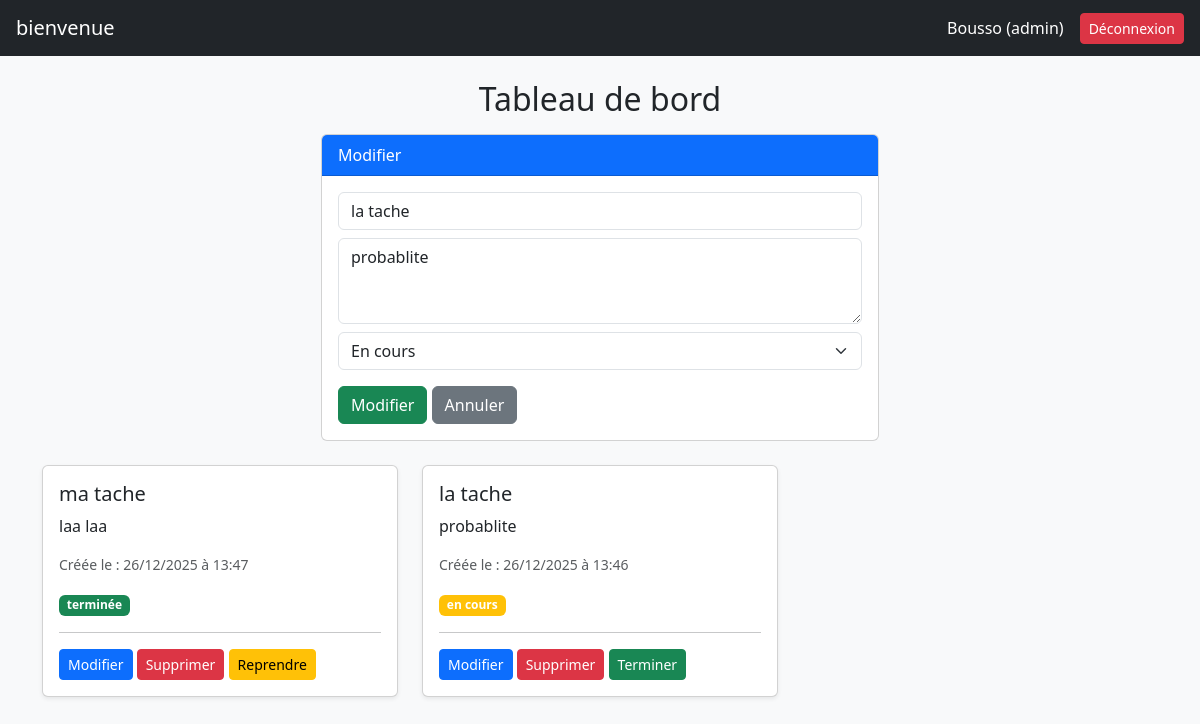
/index.php?modifier=1 (signed in), run on the app's committed database.
### tables this page shows
CREATE TABLE `tache` (
  `id_tache` int(11) NOT NULL,
  `titre` varchar(25) NOT NULL,
  `description` varchar(255) DEFAULT NULL,
  `statut` enum('en cours','terminée') DEFAULT 'en cours',
  `date_creation` datetime DEFAULT current_timestamp(),
  `id_utilisateur` int(11) DEFAULT NULL
);

### actions.php (called while the page is built, shortened)
<?php
include 'db.php';
$stmt = $pdo->prepare("SELECT * FROM tache ORDER BY date_creation DESC");
$stmt->execute();
$taches = $stmt->fetchAll();
if(isset($_GET['modifier'])){
    $id_tache = $_GET['modifier'];
    $stmt = $pdo->prepare("SELECT * FROM tache WHERE id_tache=?");
    $stmt->execute([$id_tache]);
    $tache_a_modifier = $stmt->fetch();
}
?>

### index.php (the view, shortened to what this page needs)
<?php include 'includes/header.php'; ?>
<?php include 'actions.php'; ?>
<!DOCTYPE html>
<html lang="fr">
<head>
<link href="https://cdn.jsdelivr.net/npm/bootstrap@5.3.2/dist/css/bootstrap.min.css" rel="stylesheet">
</head>
<body class="bg-light">
<div class="container mt-4">
<h2 class="mb-3 text-center">Tableau de bord</h2>
<div class="card mb-4 col-md-6 offset-3">
  <div class="card-header bg-primary text-white"><?= $tache_a_modifier ? "Modifier" : "Nouvelle tâche" ?></div>
  <div class="card-body">
    <form method="POST" action="actions.php">
      <input type="text" name="titre" class="form-control mb-2" placeholder="Titre" required value="<?= $tache_a_modifier['titre'] ?? '' ?>">
      <textarea name="description" class="form-control mb-2" rows="3" placeholder="Description"><?= $tache_a_modifier['description'] ?? '' ?></textarea>
      <select name="statut" class="form-select mb-3">
        <option value="en cours" <?= ($tache_a_modifier['statut'] ?? '') == "en cours" ? "selected" : "" ?>>En cours</option>
      </select>
      <button class="btn btn-success"><?= $tache_a_modifier ? "Modifier" : "Ajouter" ?></button>
      <?php if ($tache_a_modifier): ?><a href="index.php" class="btn btn-secondary">Annuler</a><?php endif; ?>
    </form>
  </div>
</div>
<div class="row">
<?php foreach ($taches as $tache): ?>
  <div class="col-md-4">
    <div class="card mb-3 shadow-sm">
      <div class="card-body">
        <h5><?= htmlspecialchars($tache['titre']) ?></h5>
        <p><?= htmlspecialchars($tache['description']) ?></p>
        <p class="text-muted small">Créée le : <?= date('d/m/Y à H:i', strtotime($tache['date_creation'])) ?></p>
        <span class="badge bg-<?= $tache['statut']=="terminée"?"success":"warning" ?>"><?= $tache['statut'] ?></span>
        <hr>
        <a href="index.php?modifier=<?= $tache['id_tache'] ?>" class="btn btn-sm btn-primary">Modifier</a>
        <a href="actions.php?supprimer=<?= $tache['id_tache'] ?>" class="btn btn-sm btn-danger" onclick="return confirm('Supprimer cette tâche ?');">Supprimer</a>
        <?php if ($tache['statut']=="en cours"): ?>
          <a href="actions.php?terminer=<?= $tache['id_tache'] ?>" class="btn btn-sm btn-success">Terminer</a>
        <?php else: ?>
          <a href="actions.php?reprendre=<?= $tache['id_tache'] ?>" class="btn btn-sm btn-warning">Reprendre</a>
        <?php endif; ?>
      </div>
    </div>
  </div>
<?php endforeach; ?>
</div>
</div>
</body>
</html>

### data on the page
tache: titre "la tache", description "probablite", statut "En cours", date_creation "26/12/2025 à 13:46", statut "en cours"
tache: titre "ma tache", description "laa laa", date_creation "26/12/2025 à 13:47", statut "terminée"

### other printed values
$_SESSION['nom'] "Bousso"
$_SESSION['profil'] "admin"
